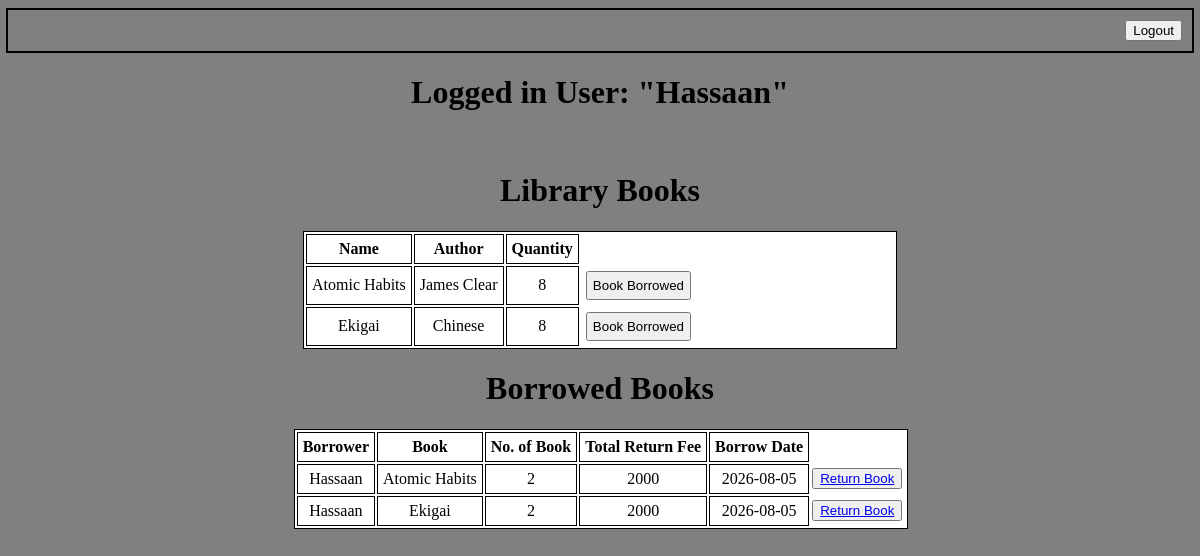
The app's page / (signed in), older data.
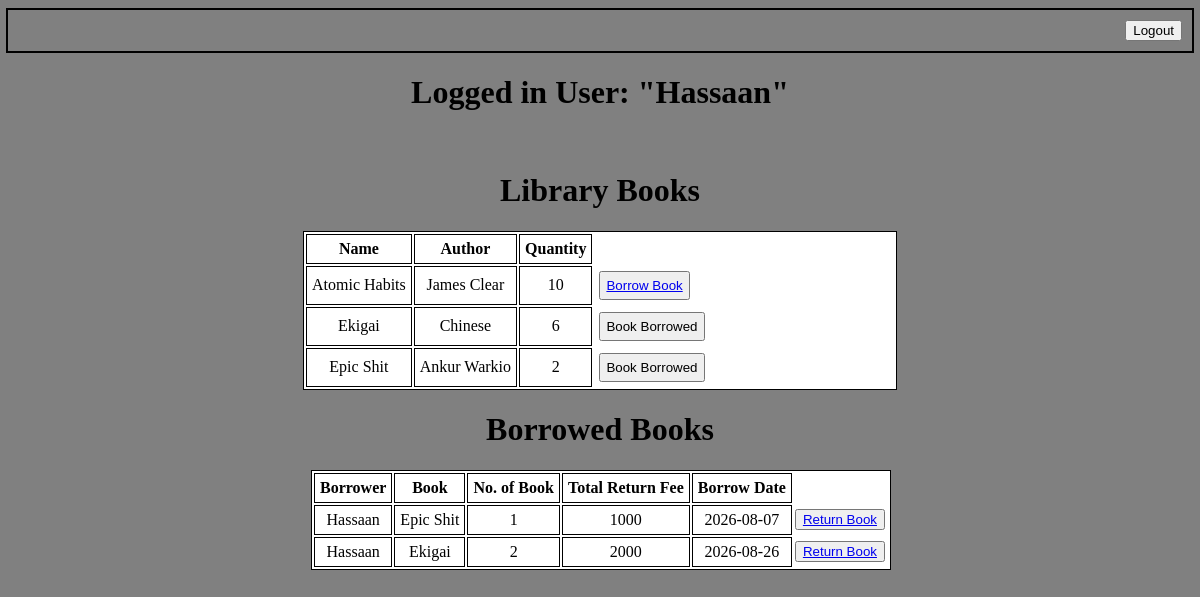
The same page, newer data.
### apps/Books/models.py (models this page shows, shortened)
class Books(models.Model):
    name = models.CharField(max_length=50)
    author = models.CharField(max_length=50)
    quantity = models.IntegerField()
    class Meta:
        verbose_name_plural = 'Books'
    def __str__(self):
        return self.name

class BorrowedBook(models.Model):
    user = models.ForeignKey(User, on_delete=models.CASCADE)
    book = models.ForeignKey(Books, on_delete=models.CASCADE)
    no_of_books = models.IntegerField(validators=[
        MaxValueValidator(3),
        MinValueValidator(1),
    ])
    fee = models.IntegerField()
    return_date = models.DateTimeField(blank=True, null=True)
    borrowed_date = models.DateTimeField(auto_now_add=True)
    class Meta:
        constraints = [
            models.UniqueConstraint(
                fields=['user', 'book'], name='my_constraint'
            )
        ]

### apps/Books/views.py (the view)
# urls.py: path('', views.book_display_view, name='books_view'),
@login_required(login_url='login')
def book_display_view(request):
    books = Books.objects.all()
    borrowed_books = BorrowedBook.objects.filter(user=request.user)
    borrowed_books_ids = borrowed_books.values_list('book_id')
    book_ids = []
    for book in borrowed_books_ids:
        book_ids.append(*book)
    print(book_ids)
    print(request.user)
    return render(
        request,
        'Books/books_display.html',
        {
            'books': books,
            'borrowed_books': borrowed_books,
            'borrowed_books_ids': book_ids,
        }
    )

### apps/Books/templates/Books/books_display.html (shortened to what this page needs)
<!DOCTYPE html>
<html lang="en">
<head>
</head>
<body style='background-color: grey; justify-items: center;'>
    {% if request.user.is_authenticated %}
        <div style='border: 2px solid; width: 100%; justify-items: end;  margin-bottom: 5px;'>
            <div style='padding: 10px;'>
                <a href="{% url "logout" %}"><button>Logout</button></a>
            </div>
        </div>
        <h1>Logged in User: "{{ request.user }}"</h1>
        <br>
        <h1>Library Books</h1>
        <div style='border: 0.5px solid; background-color: white; width: 50%'>
            <table>
                <tr>
                    <th style='border: 1px solid; padding: 5px;'>Name</th>
                    <th style='border: 1px solid; padding: 5px;'>Author</th>
                    <th style='border: 1px solid; padding: 5px;'>Quantity</th>
                </tr>
                {% for book in books %}
                    <tr>
                        <td style='border: 1px solid; padding: 5px; text-align: center;'>{{ book.name }}</td>
                        <td style='border: 1px solid; padding: 5px; text-align: center;'>{{ book.author }}</td>
                        <td style='border: 1px solid; padding: 5px; text-align: center;'>{{ book.quantity }}</td>
                        {% if book.id in borrowed_books_ids %}
                            <td style='padding: 5px;'><button style='padding: 5px;'>Book Borrowed</button></td>
                        {% else %}
                            <td style='padding: 5px;'><button style='cursor: pointer; padding: 5px;'><a href="{% url "borrow_book" book.id %}">Borrow Book</a></button></td>
                        {% endif %}
                    </tr>
                {% endfor %}
            </table>
        </div>
    {% endif %}
    {% if not user.is_staff %}
        {% if borrowed_books %}
            <h1>Borrowed Books</h1>
            <div>
                <div style='border: 0.5px solid; background-color: white; width: 100%'>
                    <table>
                        <tr>
                            <th style='border: 1px solid; padding: 5px;'>Borrower</th>
                            <th style='border: 1px solid; padding: 5px;'>Book</th>
                            <th style='border: 1px solid; padding: 5px;'>No. of Book</th>
                            <th style='border: 1px solid; padding: 5px;'>Total Return Fee</th>
                            <th style='border: 1px solid; padding: 5px;'>Borrow Date</th>
                        </tr>
                        {% for b_book in borrowed_books %}
                            {% if b_book %}
                            <tr>
                                <td style='border: 1px solid; padding: 5px; text-align: center;'>{{ b_book.user }}</td>
                                <td style='border: 1px solid; padding: 5px; text-align: center;'>{{ b_book.book }}</td>
                                <td style='border: 1px solid; padding: 5px; text-align: center;'>{{ b_book.no_of_books }}</td>
                                <td style='border: 1px solid; padding: 5px; text-align: center;'>{{ b_book.fee }}</td>
                                <td style='border: 1px solid; padding: 5px; text-align: center;'>{{ b_book.borrowed_date | date:"Y-m-d" }}</td>
                                {% if not user.is_staff %}
                                    <td><button><a href="{% url 'return_book' b_book.id %}">Return Book</a></button></td>
                                {% endif %}
                            </tr>
                            {% endif %}
                        {% endfor %}
                    </table>
                </div>
            </div>
        {% else %}
            <h1>No Borrowed Books</h1>
        {% endif %}
    {% endif %}
</body>
</html>

Row changes from the older to the newer data that the page shows:
removed BorrowedBook: user "Hassaan", book "Atomic Habits", no_of_books "2", fee "2000", borrowed_date "2026-08-05"
removed BorrowedBook: user "Hassaan", book "Ekigai", no_of_books "2", fee "2000", borrowed_date "2026-08-05"
changed Books "Atomic Habits": quantity "8" → "10"; text "Book Borrowed" → "Borrow Book"
changed Books "Ekigai": quantity "8" → "6"
added Books: name "Epic Shit", author "Ankur Warkio", quantity "2", shows "Book Borrowed"
added BorrowedBook: user "Hassaan", book "Epic Shit", no_of_books "1", fee "1000", borrowed_date "2026-08-07"
added BorrowedBook: user "Hassaan", book "Ekigai", no_of_books "2", fee "2000", borrowed_date "2026-08-26"
